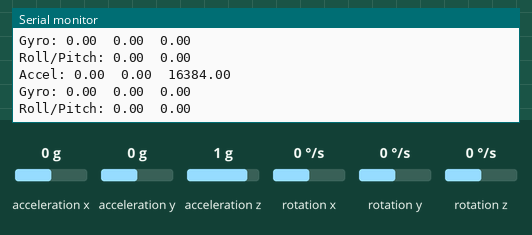
This sketch was run on a simulated Arduino Uno, built with avr-gcc and run on an emulated ATmega328P. Shown: the last lines printed to the serial monitor. The test bench sets the inputs (shaded band); at power-on: acceleration y 0 g, acceleration x 0 g, acceleration z 1 g, rotation x 0 °/s, rotation y 0 °/s, rotation z 0 °/s.

Above: at 1.2 s.
1.3 s: acceleration y set to 0.8 g
At 2.4 s:
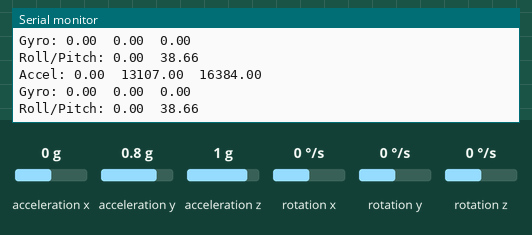
4.3 s: acceleration x set to -1.4 g
At 5.1 s:
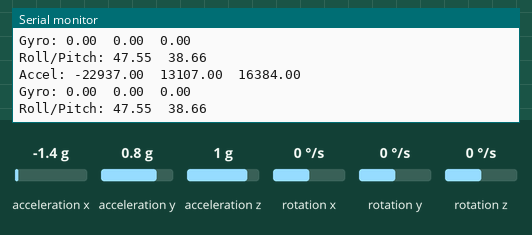
7.3 s: acceleration z set to 0 g
At 8.2 s:
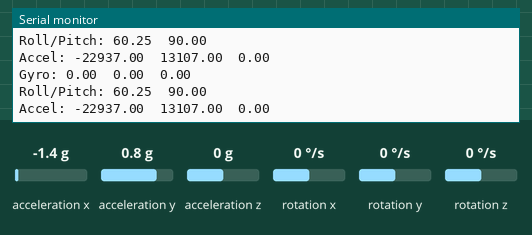
10.3 s: rotation x set to -192 °/s
At 11.4 s:
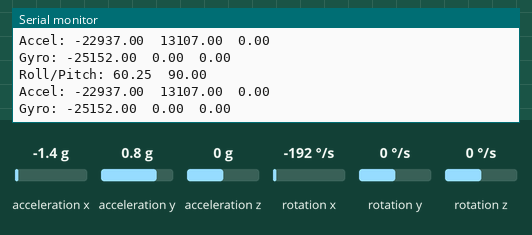
13.3 s: rotation y set to -192 °/s
At 14.3 s:
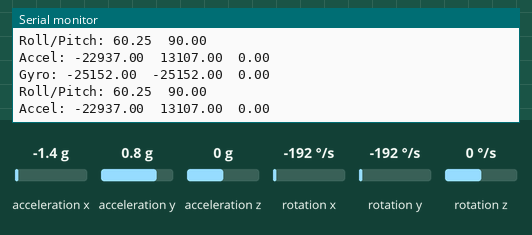
16.3 s: rotation z set to -192 °/s
At 16.9 s:
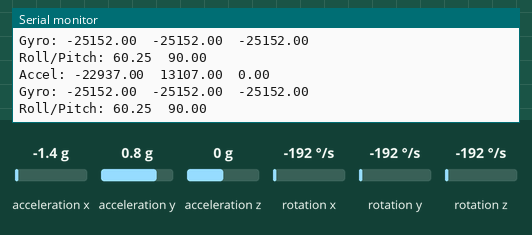
Timing chart, 0 to 19.3 s (numbered marks = the images above; inputs shaded):
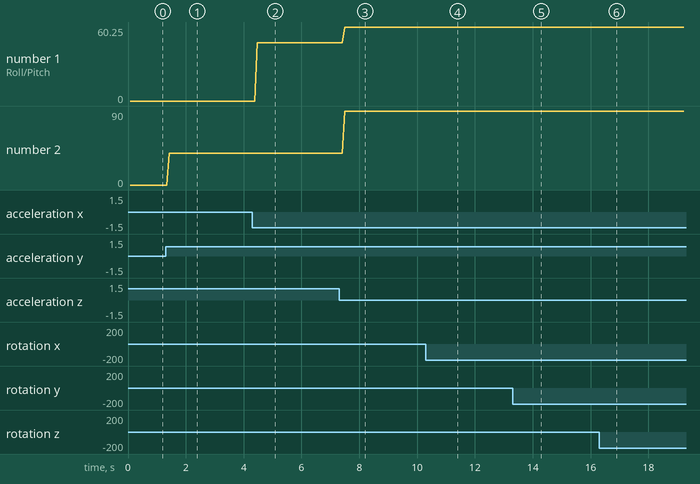

The sketch:

GY-521.ino
```cpp
#include <Wire.h>
#include <MPU6050.h>

MPU6050 imu;
double ax, ay, az, gx, gy, gz, roll, pitch;

void setup()
{
  Serial.begin(9600);
  Wire.begin();
  imu.initialize();

  if (!imu.testConnection()) {
    Serial.println("MPU6050 connection failed!");
    while (1);
  }
  Serial.println("MPU6050 Initialized");
}

void loop()
{
  imu.getAcceleration(&ax, &ay, &az);
  imu.getRotation(&gx, &gy, &gz);
  printAccel();
  printGyro();
  printRollPitch();

  delay(10);
}

void printAccel()
{
  Serial.print("Accel: ");
  Serial.print(ax); Serial.print("\t");
  Serial.print(ay); Serial.print("\t");
  Serial.print(az); Serial.println();
}

void printGyro()
{
  Serial.print("Gyro: ");
  Serial.print(gx); Serial.print("\t");
  Serial.print(gy); Serial.print("\t");
  Serial.print(gz); Serial.println();
}

void printRollPitch()
{
  roll = atan2(ay, az) * 180.0 / PI;
  pitch = atan2(-ax, sqrt(ay * ay + az * az)) * 180.0 / PI;

  Serial.print("Roll/Pitch: ");
  Serial.print(pitch); Serial.print("\t");
  Serial.print(roll); Serial.println();
}
```

Measured:
- after the input at 1.3 s, the serial monitor: prints a new line after 0.07 s (image 1)
- after the input at 4.3 s, the serial monitor: prints a new line after 0.11 s (image 2)
- after the input at 7.3 s, the serial monitor: prints a new line after 0.13 s (image 3)
- after the input at 10.3 s, the serial monitor: prints a new line after 0.13 s (image 4)
- after the input at 13.3 s, the serial monitor: prints a new line after 0.10 s (image 5)
- after the input at 16.3 s, the serial monitor: prints a new line after 0.15 s (image 6)
- plotted number 1: 0 → 47.55 after the input at 4.3 s, 47.55 → 60.25 after the input at 7.3 s
- plotted number 2: 0 → 38.66 after the input at 1.3 s, 38.66 → 90 after the input at 7.3 s
